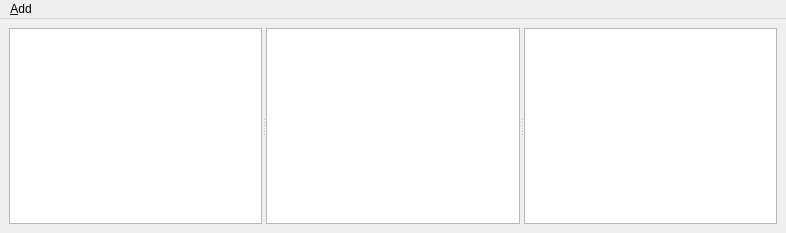
<?xml version="1.0" encoding="UTF-8"?>
<ui version="4.0">
 <class>MainWindow</class>
 <widget class="QMainWindow" name="MainWindow">
  <property name="geometry">
   <rect>
    <x>0</x>
    <y>0</y>
    <width>786</width>
    <height>233</height>
   </rect>
  </property>
  <property name="windowTitle">
   <string>PSU</string>
  </property>
  <widget class="QWidget" name="centralwidget">
   <layout class="QHBoxLayout" name="_2">
    <item>
     <widget class="QSplitter" name="splitter">
      <property name="orientation">
       <enum>Qt::Orientation::Horizontal</enum>
      </property>
      <widget class="QTextEdit" name="text1"/>
      <widget class="QTextEdit" name="text2"/>
      <widget class="QTextEdit" name="text3"/>
     </widget>
    </item>
   </layout>
  </widget>
  <widget class="QMenuBar" name="menuBar">
   <property name="geometry">
    <rect>
     <x>0</x>
     <y>0</y>
     <width>786</width>
     <height>23</height>
    </rect>
   </property>
   <widget class="QMenu" name="menuAdd">
    <property name="title">
     <string>&amp;Add</string>
    </property>
    <addaction name="actionPSU"/>
   </widget>
   <addaction name="menuAdd"/>
  </widget>
  <action name="actionPSU">
   <property name="text">
    <string>&amp;PSU</string>
   </property>
  </action>
 </widget>
 <resources/>
 <connections/>
</ui>
